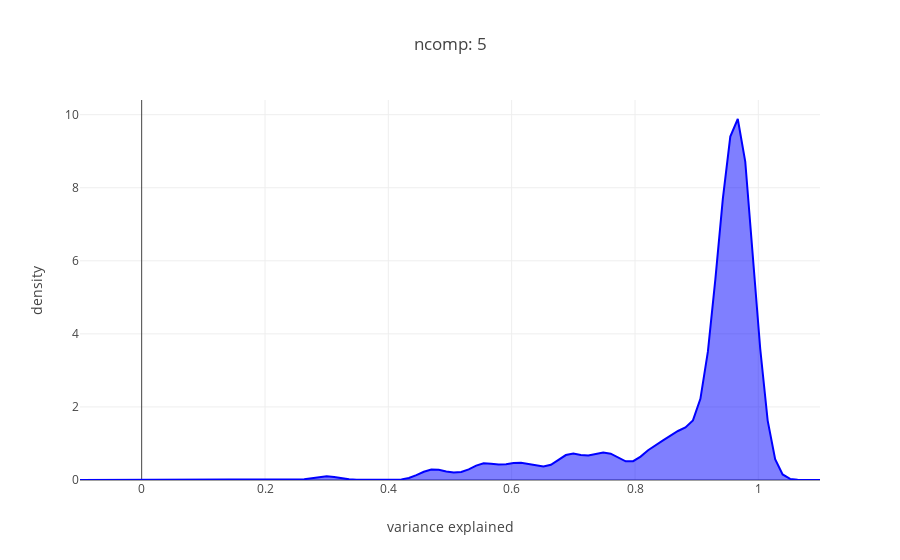

The code cell stored with this chart in its notebook:
### Code cell
n_comp= var_comp_store.shape[1] - 1
PC_list= ['PC' + str(x + 1) for x in range(n_comp)]
total_var= var_comp_store[PC_list].sum(axis= 1)


X_plot = np.linspace(-0.1, 1.1, 100)

kde = KernelDensity(kernel='gaussian', bandwidth=0.02).fit(np.array(total_var).reshape(-1,1))

log_dens = kde.score_samples(X_plot.reshape(-1,1))

fig_roost_dens= [go.Scatter(x=X_plot, y=np.exp(log_dens), 
                            mode='lines', fill='tozeroy', name= 'variance captured',
                            line=dict(color='blue', width=2))]
##


layout= go.Layout(
    title= 'ncomp: {}'.format(n_comp),
    yaxis= dict(
        title= 'density'
    ),
    xaxis= dict(
        title= 'variance explained'
    )
)

fig = go.Figure(data=fig_roost_dens, layout= layout)
iplot(fig)
